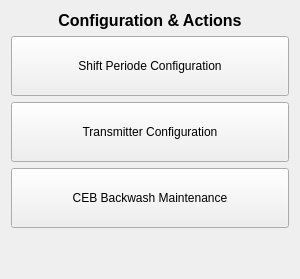
           <widget class="QWidget" name="maintenance_config_panel" native="true">
            <property name="minimumSize">
             <size>
              <width>300</width>
              <height>0</height>
             </size>
            </property>
            <layout class="QVBoxLayout" name="verticalLayout_maint_btns">
             <item>
              <widget class="QLabel" name="lbl_maint_config">
               <property name="font">
                <font>
                 <pointsize>12</pointsize>
                 <weight>75</weight>
                 <bold>true</bold>
                </font>
               </property>
               <property name="text">
                <string>Configuration &amp; Actions</string>
               </property>
               <property name="alignment">
                <set>Qt::AlignCenter</set>
               </property>
              </widget>
             </item>
             <item>
              <widget class="QPushButton" name="btn_shift_config">
               <property name="minimumSize">
                <size>
                 <width>0</width>
                 <height>60</height>
                </size>
               </property>
               <property name="text">
                <string>Shift Periode Configuration</string>
               </property>
              </widget>
             </item>
             <item>
              <widget class="QPushButton" name="btn_transmitter_config">
               <property name="minimumSize">
                <size>
                 <width>0</width>
                 <height>60</height>
                </size>
               </property>
               <property name="text">
                <string>Transmitter Configuration</string>
               </property>
              </widget>
             </item>
             <item>
              <widget class="QPushButton" name="btn_ceb_maintenance">
               <property name="minimumSize">
                <size>
                 <width>0</width>
                 <height>60</height>
                </size>
               </property>
               <property name="text">
                <string>CEB Backwash Maintenance</string>
               </property>
              </widget>
             </item>
             <item>
              <spacer name="verticalSpacer_m2">
               <property name="orientation">
                <enum>Qt::Vertical</enum>
               </property>
               <property name="sizeHint" stdset="0">
                <size>
                 <width>20</width>
                 <height>40</height>
                </size>
               </property>
              </spacer>
             </item>
            </layout>
           </widget>
